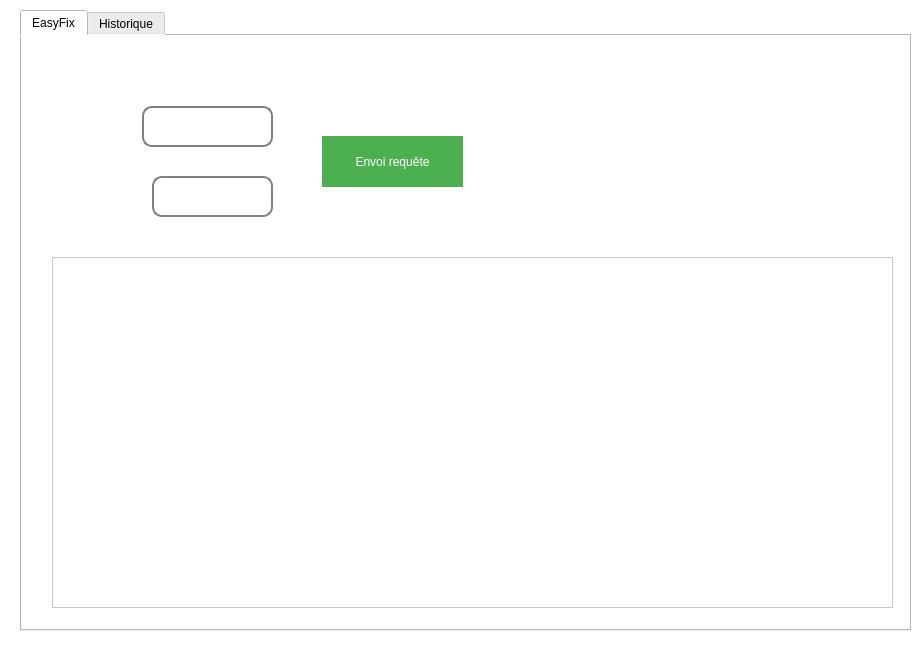
<?xml version="1.0" encoding="UTF-8"?>
<ui version="4.0">
 <class>Hub</class>
 <widget class="QDialog" name="Hub">
  <property name="geometry">
   <rect>
    <x>0</x>
    <y>0</y>
    <width>922</width>
    <height>658</height>
   </rect>
  </property>
  <property name="windowTitle">
   <string>Dialog</string>
  </property>
  <property name="styleSheet">
   <string notr="true">/* Set background color for the entire page */
QWidget {
    background-color: #ffffff; /* White background */
}

/* Style for the QLabel elements */
QLabel {
    color: #000000; /* Black text */
}

/* Style for the QLineEdit elements */
QLineEdit {
    background-color: #f0f0f0; /* Light gray background */
    border: 1px solid #000000; /* Black border */
    padding: 5px; /* Add some padding */
    color: #000000; /* Black text */
}

/* Style for the QComboBox elements */
QComboBox {
    background-color: #f0f0f0; /* Light gray background */
    border: 1px solid #000000; /* Black border */
    color: #000000; /* Black text */
}

/* Style for the QPushButton elements */
QPushButton {
    background-color: #4CAF50; /* Green background */
    color: #ffffff; /* White text */
    border: 1px solid #4CAF50; /* Green border */
    padding: 5px 10px; /* Add padding */
}

/* Style for the QPushButton when hovered */
QPushButton:hover {
    background-color: #45a049; /* Darker green on hover */
    border: 1px solid #45a049; /* Darker green border on hover */
}

/* Style for the QPushButton when pressed */
QPushButton:pressed {
    background-color: #3d8b40; /* Even darker green on press */
    border: 1px solid #3d8b40; /* Even darker green border on press */
}
</string>
  </property>
  <widget class="QTabWidget" name="Tab">
   <property name="geometry">
    <rect>
     <x>20</x>
     <y>10</y>
     <width>891</width>
     <height>621</height>
    </rect>
   </property>
   <property name="styleSheet">
    <string notr="true">/* Set background color for the entire page */
QWidget {
    background-color: #ffffff; /* White background */
}

/* Style for the QLabel elements */
QLabel {
    color: #000000; /* Black text */
}

/* Style for the QLineEdit elements */
QLineEdit {
    background-color: #f0f0f0; /* Light gray background */
    border: 1px solid #000000; /* Black border */
    padding: 5px; /* Add some padding */
    color: #000000; /* Black text */
}

/* Style for the QComboBox elements */
QComboBox {
    background-color: #f0f0f0; /* Light gray background */
    border: 1px solid #000000; /* Black border */
    color: #000000; /* Black text */
}

/* Style for the QPushButton elements */
QPushButton {
    background-color: #4CAF50; /* Green background */
    color: #ffffff; /* White text */
    border: 1px solid #4CAF50; /* Green border */
    padding: 5px 10px; /* Add padding */
}

/* Style for the QPushButton when hovered */
QPushButton:hover {
    background-color: #45a049; /* Darker green on hover */
    border: 1px solid #45a049; /* Darker green border on hover */
}

/* Style for the QPushButton when pressed */
QPushButton:pressed {
    background-color: #3d8b40; /* Even darker green on press */
    border: 1px solid #3d8b40; /* Even darker green border on press */
}
</string>
   </property>
   <property name="currentIndex">
    <number>0</number>
   </property>
   <widget class="QWidget" name="EasyFix">
    <attribute name="title">
     <string>EasyFix</string>
    </attribute>
    <widget class="QWidget" name="widget" native="true">
     <property name="geometry">
      <rect>
       <x>10</x>
       <y>30</y>
       <width>881</width>
       <height>551</height>
      </rect>
     </property>
     <widget class="QLabel" name="label2">
      <property name="geometry">
       <rect>
        <x>20</x>
        <y>50</y>
        <width>81</width>
        <height>31</height>
       </rect>
      </property>
      <property name="styleSheet">
       <string notr="true">color: rgb(255, 255, 255);
font: 12pt &quot;Math Sans Serif&quot;;</string>
      </property>
      <property name="text">
       <string>ID</string>
      </property>
     </widget>
     <widget class="QPushButton" name="pb_notif">
      <property name="geometry">
       <rect>
        <x>290</x>
        <y>70</y>
        <width>141</width>
        <height>51</height>
       </rect>
      </property>
      <property name="text">
       <string>Envoi requête</string>
      </property>
     </widget>
     <widget class="QLineEdit" name="le_idp">
      <property name="geometry">
       <rect>
        <x>110</x>
        <y>40</y>
        <width>131</width>
        <height>41</height>
       </rect>
      </property>
      <property name="styleSheet">
       <string notr="true">QLineEdit {
    border: 2px solid gray;
    border-radius: 10px;
    padding: 0 8px;
    background: white;
    selection-background-color: darkgray;
}</string>
      </property>
     </widget>
     <widget class="QLabel" name="label">
      <property name="geometry">
       <rect>
        <x>20</x>
        <y>110</y>
        <width>101</width>
        <height>41</height>
       </rect>
      </property>
      <property name="styleSheet">
       <string notr="true">color: rgb(255, 255, 255);
font: 12pt &quot;Math Sans Serif&quot;;</string>
      </property>
      <property name="text">
       <string>PANNE</string>
      </property>
     </widget>
     <widget class="QLineEdit" name="le_statusp">
      <property name="geometry">
       <rect>
        <x>120</x>
        <y>110</y>
        <width>121</width>
        <height>41</height>
       </rect>
      </property>
      <property name="styleSheet">
       <string notr="true">QLineEdit {
    border: 2px solid gray;
    border-radius: 10px;
    padding: 0 8px;
    background: white;
    selection-background-color: darkgray;
}</string>
      </property>
     </widget>
     <widget class="QTableView" name="tab_panne">
      <property name="geometry">
       <rect>
        <x>20</x>
        <y>191</y>
        <width>841</width>
        <height>351</height>
       </rect>
      </property>
     </widget>
    </widget>
   </widget>
   <widget class="QWidget" name="Historique2">
    <attribute name="title">
     <string>Historique</string>
    </attribute>
    <widget class="QTextBrowser" name="tab_histp">
     <property name="geometry">
      <rect>
       <x>0</x>
       <y>250</y>
       <width>881</width>
       <height>301</height>
      </rect>
     </property>
    </widget>
    <widget class="QCalendarWidget" name="calendarWidget">
     <property name="geometry">
      <rect>
       <x>0</x>
       <y>0</y>
       <width>881</width>
       <height>241</height>
      </rect>
     </property>
    </widget>
   </widget>
  </widget>
 </widget>
 <resources/>
 <connections/>
</ui>
